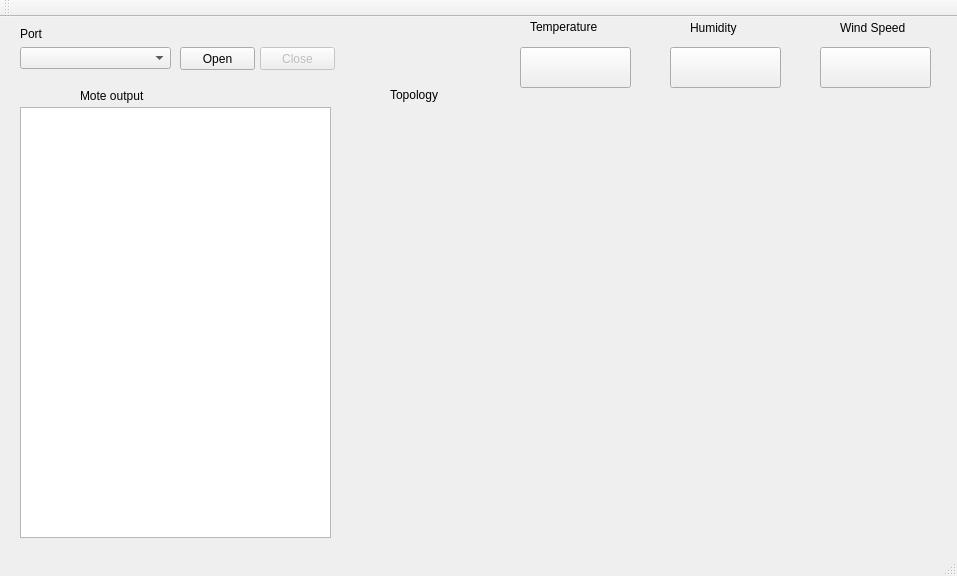
<?xml version="1.0" encoding="UTF-8"?>
<ui version="4.0">
 <class>MainWindow</class>
 <widget class="QMainWindow" name="MainWindow">
  <property name="geometry">
   <rect>
    <x>0</x>
    <y>0</y>
    <width>957</width>
    <height>576</height>
   </rect>
  </property>
  <property name="windowTitle">
   <string>MainWindow</string>
  </property>
  <widget class="QWidget" name="centralWidget">
   <widget class="QPushButton" name="pushButton_open">
    <property name="geometry">
     <rect>
      <x>180</x>
      <y>30</y>
      <width>75</width>
      <height>23</height>
     </rect>
    </property>
    <property name="text">
     <string>Open</string>
    </property>
   </widget>
   <widget class="QTextEdit" name="textEdit_Status">
    <property name="enabled">
     <bool>true</bool>
    </property>
    <property name="geometry">
     <rect>
      <x>20</x>
      <y>90</y>
      <width>311</width>
      <height>431</height>
     </rect>
    </property>
   </widget>
   <widget class="QLabel" name="label_2">
    <property name="geometry">
     <rect>
      <x>80</x>
      <y>70</y>
      <width>101</width>
      <height>17</height>
     </rect>
    </property>
    <property name="text">
     <string>Mote output</string>
    </property>
   </widget>
   <widget class="QPushButton" name="pushButton_close">
    <property name="enabled">
     <bool>false</bool>
    </property>
    <property name="geometry">
     <rect>
      <x>260</x>
      <y>30</y>
      <width>75</width>
      <height>23</height>
     </rect>
    </property>
    <property name="text">
     <string>Close</string>
    </property>
   </widget>
   <widget class="QLabel" name="label_3">
    <property name="geometry">
     <rect>
      <x>390</x>
      <y>70</y>
      <width>61</width>
      <height>16</height>
     </rect>
    </property>
    <property name="text">
     <string>Topology</string>
    </property>
   </widget>
   <widget class="QComboBox" name="comboBox_Interface">
    <property name="geometry">
     <rect>
      <x>20</x>
      <y>30</y>
      <width>151</width>
      <height>22</height>
     </rect>
    </property>
   </widget>
   <widget class="QLabel" name="label">
    <property name="geometry">
     <rect>
      <x>20</x>
      <y>10</y>
      <width>46</width>
      <height>13</height>
     </rect>
    </property>
    <property name="text">
     <string>Port</string>
    </property>
   </widget>
   <widget class="QPushButton" name="Temp">
    <property name="geometry">
     <rect>
      <x>520</x>
      <y>30</y>
      <width>111</width>
      <height>41</height>
     </rect>
    </property>
    <property name="text">
     <string/>
    </property>
   </widget>
   <widget class="QLabel" name="label_4">
    <property name="geometry">
     <rect>
      <x>530</x>
      <y>0</y>
      <width>91</width>
      <height>20</height>
     </rect>
    </property>
    <property name="text">
     <string>Temperature</string>
    </property>
   </widget>
   <widget class="QPushButton" name="Humi">
    <property name="geometry">
     <rect>
      <x>670</x>
      <y>30</y>
      <width>111</width>
      <height>41</height>
     </rect>
    </property>
    <property name="text">
     <string/>
    </property>
   </widget>
   <widget class="QLabel" name="label_5">
    <property name="geometry">
     <rect>
      <x>690</x>
      <y>0</y>
      <width>61</width>
      <height>21</height>
     </rect>
    </property>
    <property name="text">
     <string>Humidity</string>
    </property>
   </widget>
   <widget class="QLabel" name="label_6">
    <property name="geometry">
     <rect>
      <x>840</x>
      <y>0</y>
      <width>81</width>
      <height>21</height>
     </rect>
    </property>
    <property name="text">
     <string>Wind Speed</string>
    </property>
   </widget>
   <widget class="QPushButton" name="Wind">
    <property name="geometry">
     <rect>
      <x>820</x>
      <y>30</y>
      <width>111</width>
      <height>41</height>
     </rect>
    </property>
    <property name="text">
     <string/>
    </property>
   </widget>
  </widget>
  <widget class="QMenuBar" name="menuBar">
   <property name="geometry">
    <rect>
     <x>0</x>
     <y>0</y>
     <width>957</width>
     <height>22</height>
    </rect>
   </property>
  </widget>
  <widget class="QToolBar" name="mainToolBar">
   <attribute name="toolBarArea">
    <enum>TopToolBarArea</enum>
   </attribute>
   <attribute name="toolBarBreak">
    <bool>false</bool>
   </attribute>
  </widget>
  <widget class="QStatusBar" name="statusBar"/>
 </widget>
 <layoutdefault spacing="6" margin="11"/>
 <resources/>
 <connections/>
</ui>
